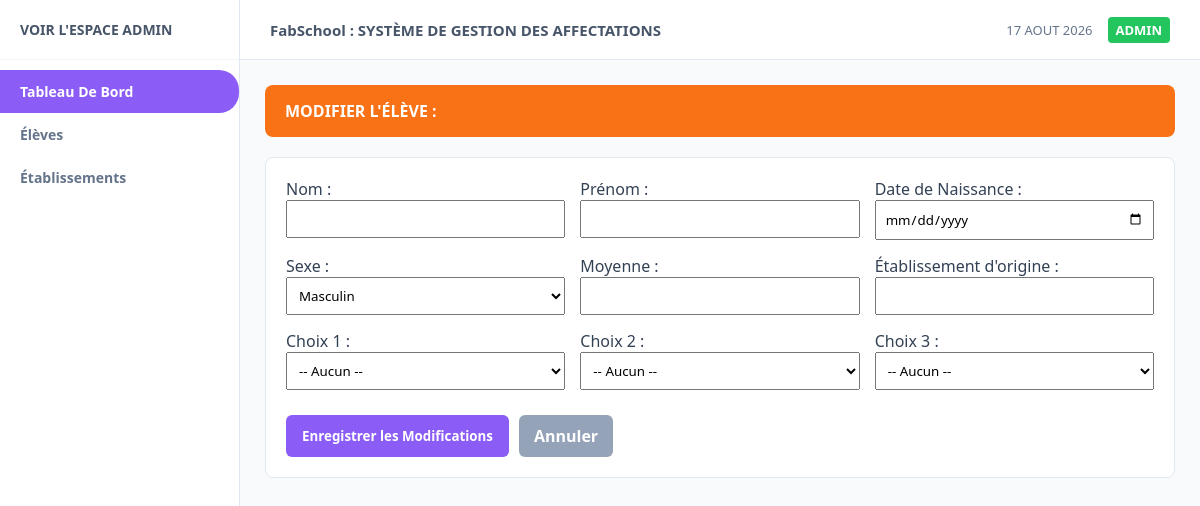
/eleves/modifier/123692, run on an earlier commit of the app's database.
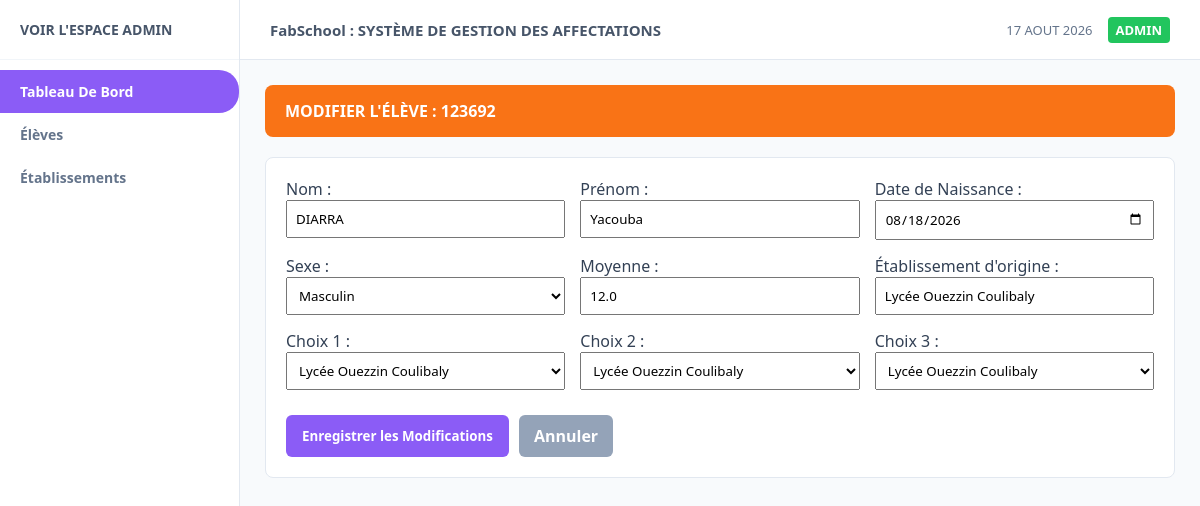
And on a later commit of the database.
### tables this page shows
CREATE TABLE eleves (
            matricule TEXT PRIMARY KEY,
            nom TEXT NOT NULL,
            prenom TEXT NOT NULL,
            date_naissance TEXT,
            sexe TEXT,
            moyenne REAL NOT NULL,
            etab_origine TEXT,
            choix TEXT NOT NULL, -- Stocké au format JSON (ex: ["ETAB01", "ETAB02", "ETAB03"])
            statut TEXT DEFAULT 'NON_AFFECTE',
            affectation TEXT
        );

### app.py (the view, shortened to what this page needs)
@app.route("/eleves/modifier/<matricule>", methods=["GET", "POST"])
def modifier_eleve_route(matricule):
    eleve = database.obtenir_eleve_par_matricule(matricule)
    etablissements = database.obtenir_tous_etablissements()
    return render_template("modifier_eleve.html", eleve=eleve, etablissements=etablissements)

### database.py (called while the page is built)
def get_connection():
    conn = sqlite3.connect(DB_NAME)
    conn.row_factory = sqlite3.Row  # Permet d'accéder aux colonnes par leur nom
    return conn

def obtenir_tous_etablissements():
    conn = get_connection()
    cursor = conn.cursor()
    cursor.execute("SELECT * FROM etablissements ORDER BY nom")
    rows = cursor.fetchall()
    conn.close()
    return [dict(row) for row in rows]

def obtenir_eleve_par_matricule(matricule):
    conn = get_connection()
    cursor = conn.cursor()
    cursor.execute("SELECT * FROM eleves WHERE matricule = ?", (matricule,))
    row = cursor.fetchone()
    conn.close()
    if row:
        item = dict(row)
        item['choix'] = json.loads(item['choix'])
        return item
    return None

### templates/modifier_eleve.html (shortened to what this page needs)
{% extends 'base.html' %}
{% block content %}
<div class="banner-orange">
    <span>MODIFIER L'ÉLÈVE : {{ eleve.matricule }}</span>
</div>
<div class="card">
    <form action="/eleves/modifier/{{ eleve.matricule }}" method="POST" style="display: grid; grid-template-columns: repeat(3, 1fr); gap: 15px;">
        <div>
            <label>Nom :</label>
            <input type="text" name="nom" value="{{ eleve.nom }}" required style="width:100%; padding: 8px;">
        </div>
        <div>
            <label>Prénom :</label>
            <input type="text" name="prenom" value="{{ eleve.prenom }}" required style="width:100%; padding: 8px;">
        </div>
        <div>
            <label>Date de Naissance :</label>
            <input type="date" name="date_naissance" value="{{ eleve.date_naissance }}" style="width:100%; padding: 8px;">
        </div>
        <div>
            <label>Sexe :</label>
            <select name="sexe" style="width:100%; padding: 8px;">
                <option value="M" {% if eleve.sexe == 'M' %}selected{% endif %}>Masculin</option>
            </select>
        </div>
        <div>
            <label>Moyenne :</label>
            <input type="number" step="0.01" name="moyenne" value="{{ eleve.moyenne }}" required style="width:100%; padding: 8px;">
        </div>
        <div>
            <label>Établissement d'origine :</label>
            <input type="text" name="etab_origine" value="{{ eleve.etab_origine }}" style="width:100%; padding: 8px;">
        </div>
        <div>
            <label>Choix 1 :</label>
            <select name="choix_1" style="width:100%; padding: 8px;">
                <option value="">-- Aucun --</option>
                {% for etab in etablissements %}
                    <option value="{{ etab.id_etab }}" {% if eleve.choix|length > 0 and eleve.choix[0] == etab.id_etab %}selected{% endif %}>{{ etab.nom }}</option>
                {% endfor %}
            </select>
        </div>
        <div>
            <label>Choix 2 :</label>
            <select name="choix_2" style="width:100%; padding: 8px;">
                <option value="">-- Aucun --</option>
                {% for etab in etablissements %}
                    <option value="{{ etab.id_etab }}" {% if eleve.choix|length > 1 and eleve.choix[1] == etab.id_etab %}selected{% endif %}>{{ etab.nom }}</option>
                {% endfor %}
            </select>
        </div>
        <div>
            <label>Choix 3 :</label>
            <select name="choix_3" style="width:100%; padding: 8px;">
                <option value="">-- Aucun --</option>
                {% for etab in etablissements %}
                    <option value="{{ etab.id_etab }}" {% if eleve.choix|length > 2 and eleve.choix[2] == etab.id_etab %}selected{% endif %}>{{ etab.nom }}</option>
                {% endfor %}
            </select>
        </div>
        <div style="grid-column: span 3; display:flex; gap:10px; margin-top:10px;">
            <button type="submit" class="btn btn-purple">Enregistrer les Modifications</button>
            <a href="/eleves" style="background:#94a3b8; color:white; padding:10px 15px; border-radius:6px; text-decoration:none; font-weight:bold;">Annuler</a>
        </div>
    </form>
</div>
{% endblock %}

What changed in the data, as far as the page shows it:
added eleves: matricule "123692", nom "DIARRA", prenom "Yacouba", date_naissance "08/18/2026", sexe "Masculin", moyenne "12.0", etab_origine "Lycée Ouezzin Coulibaly"
Also different on the page:
form field choix_1: "-- Aucun --" → "Lycée Ouezzin Coulibaly"
form field choix_2: "-- Aucun --" → "Lycée Ouezzin Coulibaly"
form field choix_3: "-- Aucun --" → "Lycée Ouezzin Coulibaly"
form field sexe: "Masculin" → (not shown)
